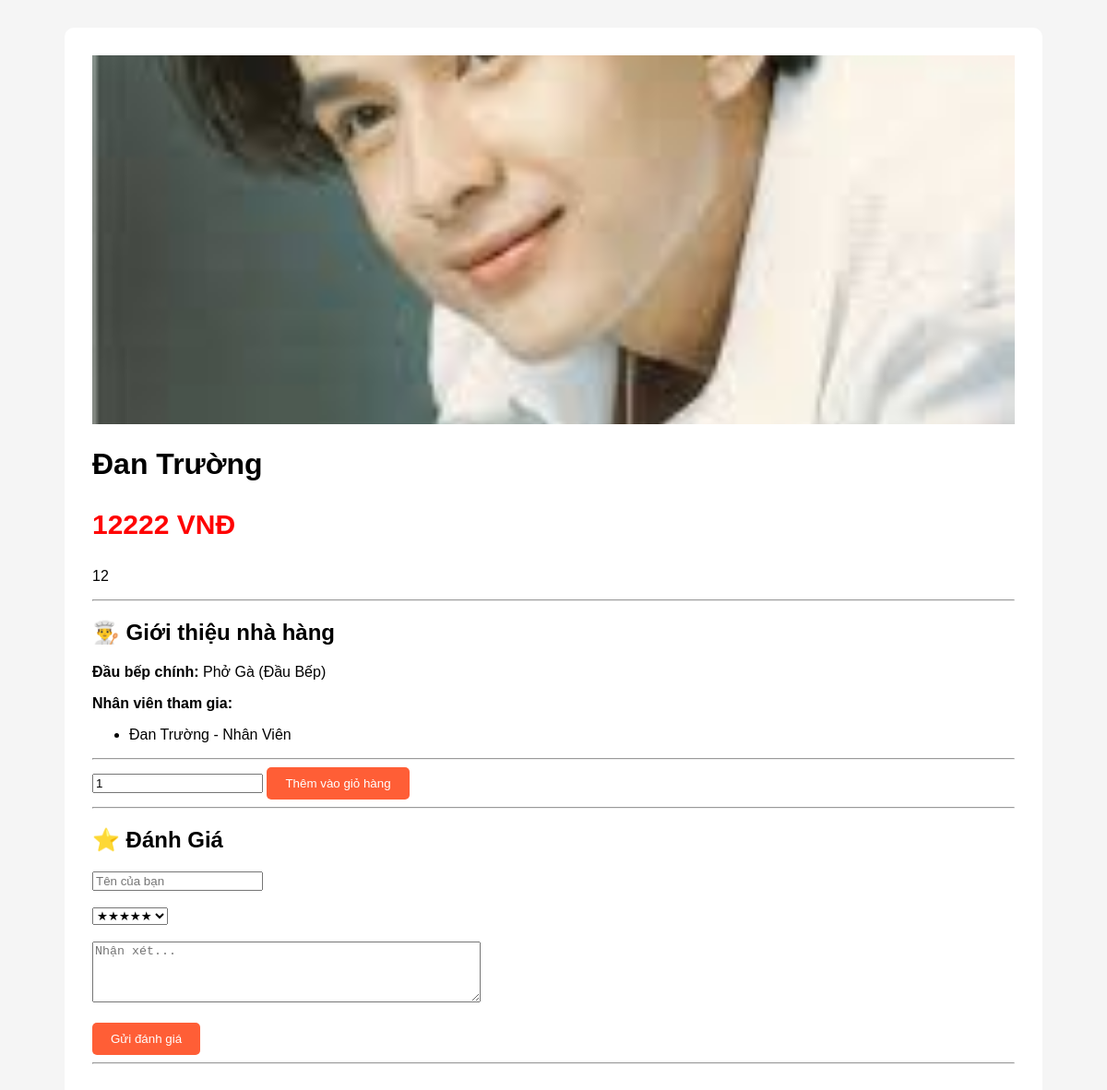
The page /food/5 on the database its author committed.
### app.py (models this page shows)
class Food(db.Model):
    id = db.Column(db.Integer, primary_key=True)
    name = db.Column(db.String(100), nullable=False)
    description = db.Column(db.Text)
    price = db.Column(db.Integer)
    image = db.Column(db.String(255))
    chef_id = db.Column(db.Integer, db.ForeignKey('staff.id'))
    staff_ids = db.Column(db.String(255))

class Staff(db.Model):
    id = db.Column(db.Integer, primary_key=True)
    name = db.Column(db.String(100), nullable=False)
    role = db.Column(db.String(50), nullable=False)
    bio = db.Column(db.Text)
    image = db.Column(db.String(255), default='default_staff.jpg')

### app.py (the view)
@app.route('/food/<int:id>')
def food_detail(id):
    food = Food.query.get_or_404(id)
    reviews = Review.query.filter_by(
        food_id=id
    ).all()
    chef = None
    if food.chef_id:
        chef = Staff.query.get(food.chef_id)
    staff_members = []
    if food.staff_ids:
        ids = [
            int(x)
            for x in food.staff_ids.split(',')
            if x
        ]
        staff_members = Staff.query.filter(
            Staff.id.in_(ids)
        ).all()
    return render_template(
        'food_detail.html',
        food=food,
        reviews=reviews,
        chef=chef,
        staff_members=staff_members
    )

### templates/food_detail.html (shortened to what this page needs)
<!doctype html>
<html>
  <head>
  </head>
  <body>
    <div class="container">
      <img
        src="{{ url_for('static',
    filename='food/' + food.image) }}"
      />
      <h1>{{ food.name }}</h1>
      <p class="price">{{ food.price }} VNĐ</p>
      <p>{{ food.description }}</p>
      <hr />
      <h2>👨‍🍳 Giới thiệu nhà hàng</h2>
      {% if chef %}
      <p>
        <b>Đầu bếp chính:</b>
        {{ chef.name }} ({{ chef.role }})
      </p>
      {% endif %}
      <p>
        <b>Nhân viên tham gia:</b>
      </p>
      <ul>
        {% for s in staff_members %}
        <li>{{ s.name }} - {{ s.role }}</li>
        {% endfor %}
      </ul>
      <hr />
      <form action="/add-cart/{{ food.id }}" method="POST">
        <input type="number" name="quantity" min="1" value="1" />
        <button class="btn" type="submit">Thêm vào giỏ hàng</button>
      </form>
      <hr />
      <h2>⭐ Đánh Giá</h2>
      <form action="/review/{{ food.id }}" method="POST">
        <input type="text" name="username" placeholder="Tên của bạn" required />
        <br /><br />
        <select name="star">
          <option value="5">★★★★★</option>
        </select>
        <br /><br />
        <textarea
          name="comment"
          rows="4"
          cols="50"
          placeholder="Nhận xét..."
          required
        ></textarea>
        <br /><br />
        <button class="btn" type="submit">Gửi đánh giá</button>
      </form>
      <hr />
    </div>
  </body>
</html>

### templates/food_detail.html (style rules this page uses)
body { background: #f5f5f5; font-family: Arial; }
.container { width: 1000px; margin: auto; background: white; padding: 30px; margin-top: 30px; border-radius: 10px; }
img { width: 100%; height: 400px; object-fit: cover; }
.price { color: red; font-size: 30px; font-weight: bold; }
.btn { background: #ff5e36; color: white; padding: 10px 20px; border: none; border-radius: 5px; cursor: pointer; }

### rows shown on the page
Food: image (picture), name "Đan Trường", price "12222", description "12"
Staff: name "Phở Gà", role "Đầu Bếp"
Staff: name "Đan Trường", role "Nhân Viên"
